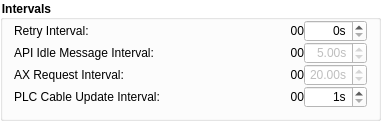
                       <widget class="QGroupBox" name="IntervalGroup">
                        <property name="geometry">
                         <rect>
                          <x>0</x>
                          <y>330</y>
                          <width>381</width>
                          <height>121</height>
                         </rect>
                        </property>
                        <property name="font">
                         <font>
                          <weight>75</weight>
                          <bold>true</bold>
                         </font>
                        </property>
                        <property name="styleSheet">
                         <string notr="true">background-color: rgba(255, 255, 255, 100);
border-color: rgb(255, 255, 255);</string>
                        </property>
                        <property name="title">
                         <string>Intervals</string>
                        </property>
                        <property name="flat">
                         <bool>true</bool>
                        </property>
                        <layout class="QGridLayout" name="gridLayout_14">
                         <property name="topMargin">
                          <number>0</number>
                         </property>
                         <property name="bottomMargin">
                          <number>0</number>
                         </property>
                         <property name="spacing">
                          <number>0</number>
                         </property>
                         <item row="1" column="2">
                          <widget class="QDoubleSpinBox" name="dsb_apiInterval">
                           <property name="enabled">
                            <bool>false</bool>
                           </property>
                           <property name="sizePolicy">
                            <sizepolicy hsizetype="Expanding" vsizetype="Expanding">
                             <horstretch>0</horstretch>
                             <verstretch>0</verstretch>
                            </sizepolicy>
                           </property>
                           <property name="minimumSize">
                            <size>
                             <width>63</width>
                             <height>0</height>
                            </size>
                           </property>
                           <property name="maximumSize">
                            <size>
                             <width>56</width>
                             <height>16777215</height>
                            </size>
                           </property>
                           <property name="toolTip">
                            <string>&lt;html&gt;&lt;head/&gt;&lt;body&gt;&lt;p&gt;The interval between attempts at communicating with API and PLC servers. If fails once, connection is lost.&lt;/p&gt;&lt;/body&gt;&lt;/html&gt;</string>
                           </property>
                           <property name="styleSheet">
                            <string notr="true">background-color:white</string>
                           </property>
                           <property name="alignment">
                            <set>Qt::AlignRight|Qt::AlignTrailing|Qt::AlignVCenter</set>
                           </property>
                           <property name="suffix">
                            <string>s</string>
                           </property>
                           <property name="decimals">
                            <number>2</number>
                           </property>
                           <property name="minimum">
                            <double>0.000000000000000</double>
                           </property>
                           <property name="maximum">
                            <double>120.000000000000000</double>
                           </property>
                           <property name="singleStep">
                            <double>1.000000000000000</double>
                           </property>
                           <property name="value">
                            <double>5.000000000000000</double>
                           </property>
                          </widget>
                         </item>
                         <item row="2" column="1">
                          <widget class="QLabel" name="l_axInterval">
                           <property name="toolTip">
                            <string>&lt;html&gt;&lt;head/&gt;&lt;body&gt;&lt;p&gt;This variable shows in how long does AX-Door sends a request.&lt;/p&gt;&lt;/body&gt;&lt;/html&gt;</string>
                           </property>
                           <property name="styleSheet">
                            <string notr="true">background-color:transparent</string>
                           </property>
                           <property name="text">
                            <string>00</string>
                           </property>
                           <property name="alignment">
                            <set>Qt::AlignRight|Qt::AlignTrailing|Qt::AlignVCenter</set>
                           </property>
                          </widget>
                         </item>
                         <item row="3" column="1">
                          <widget class="QLabel" name="l_plcInterval">
                           <property name="toolTip">
                            <string>&lt;html&gt;&lt;head/&gt;&lt;body&gt;&lt;p&gt;This variable shows in how long does MasterAPP executes GetCables.&lt;/p&gt;&lt;p&gt;&lt;br/&gt;&lt;/p&gt;&lt;p&gt;First execution always synchronizes to a minute.&lt;/p&gt;&lt;/body&gt;&lt;/html&gt;</string>
                           </property>
                           <property name="styleSheet">
                            <string notr="true">background-color:transparent</string>
                           </property>
                           <property name="text">
                            <string>00</string>
                           </property>
                           <property name="alignment">
                            <set>Qt::AlignRight|Qt::AlignTrailing|Qt::AlignVCenter</set>
                           </property>
                          </widget>
                         </item>
                         <item row="3" column="2">
                          <widget class="QDoubleSpinBox" name="dsb_plcInterval">
                           <property name="sizePolicy">
                            <sizepolicy hsizetype="Expanding" vsizetype="Expanding">
                             <horstretch>0</horstretch>
                             <verstretch>0</verstretch>
                            </sizepolicy>
                           </property>
                           <property name="minimumSize">
                            <size>
                             <width>63</width>
                             <height>0</height>
                            </size>
                           </property>
                           <property name="maximumSize">
                            <size>
                             <width>60</width>
                             <height>16777215</height>
                            </size>
                           </property>
                           <property name="toolTip">
                            <string>&lt;html&gt;&lt;head/&gt;&lt;body&gt;&lt;p&gt;The interval between attempts at updating the cable information.&lt;/p&gt;&lt;p&gt;If fails once, connection is lost.&lt;/p&gt;&lt;p&gt;Cannot be changed during update Loop.&lt;/p&gt;&lt;/body&gt;&lt;/html&gt;</string>
                           </property>
                           <property name="styleSheet">
                            <string notr="true">background-color:white</string>
                           </property>
                           <property name="alignment">
                            <set>Qt::AlignRight|Qt::AlignTrailing|Qt::AlignVCenter</set>
                           </property>
                           <property name="suffix">
                            <string>s</string>
                           </property>
                           <property name="decimals">
                            <number>0</number>
                           </property>
                           <property name="minimum">
                            <double>1.000000000000000</double>
                           </property>
                           <property name="maximum">
                            <double>60.000000000000000</double>
                           </property>
                           <property name="singleStep">
                            <double>1.000000000000000</double>
                           </property>
                           <property name="value">
                            <double>1.000000000000000</double>
                           </property>
                          </widget>
                         </item>
                         <item row="2" column="2">
                          <widget class="QDoubleSpinBox" name="dsb_axInterval">
                           <property name="enabled">
                            <bool>false</bool>
                           </property>
                           <property name="sizePolicy">
                            <sizepolicy hsizetype="Expanding" vsizetype="Expanding">
                             <horstretch>0</horstretch>
                             <verstretch>0</verstretch>
                            </sizepolicy>
                           </property>
                           <property name="minimumSize">
                            <size>
                             <width>63</width>
                             <height>0</height>
                            </size>
                           </property>
                           <property name="maximumSize">
                            <size>
                             <width>60</width>
                             <height>16777215</height>
                            </size>
                           </property>
                           <property name="toolTip">
                            <string>&lt;html&gt;&lt;head/&gt;&lt;body&gt;&lt;p&gt;The interval between attempts at communicating with API and PLC servers. If fails once, connection is lost.&lt;/p&gt;&lt;p&gt;Will be updated on the next request interval.&lt;/p&gt;&lt;/body&gt;&lt;/html&gt;</string>
                           </property>
                           <property name="styleSheet">
                            <string notr="true">background-color:white</string>
                           </property>
                           <property name="alignment">
                            <set>Qt::AlignRight|Qt::AlignTrailing|Qt::AlignVCenter</set>
                           </property>
                           <property name="suffix">
                            <string>s</string>
                           </property>
                           <property name="decimals">
                            <number>2</number>
                           </property>
                           <property name="minimum">
                            <double>1.000000000000000</double>
                           </property>
                           <property name="maximum">
                            <double>60.000000000000000</double>
                           </property>
                           <property name="singleStep">
                            <double>1.000000000000000</double>
                           </property>
                           <property name="value">
                            <double>20.000000000000000</double>
                           </property>
                          </widget>
                         </item>
                         <item row="0" column="2">
                          <widget class="QSpinBox" name="sb_retryInterval">
                           <property name="sizePolicy">
                            <sizepolicy hsizetype="Expanding" vsizetype="Expanding">
                             <horstretch>0</horstretch>
                             <verstretch>0</verstretch>
                            </sizepolicy>
                           </property>
                           <property name="minimumSize">
                            <size>
                             <width>63</width>
                             <height>0</height>
                            </size>
                           </property>
                           <property name="maximumSize">
                            <size>
                             <width>60</width>
                             <height>16777215</height>
                            </size>
                           </property>
                           <property name="styleSheet">
                            <string notr="true">background-color:white</string>
                           </property>
                           <property name="alignment">
                            <set>Qt::AlignRight|Qt::AlignTrailing|Qt::AlignVCenter</set>
                           </property>
                           <property name="suffix">
                            <string>s</string>
                           </property>
                          </widget>
                         </item>
                         <item row="0" column="1">
                          <widget class="QLabel" name="l_retryInterval">
                           <property name="toolTip">
                            <string>&lt;html&gt;&lt;head/&gt;&lt;body&gt;&lt;p&gt;This variable shows in how long does MasterAPP executes Retry.&lt;/p&gt;&lt;/body&gt;&lt;/html&gt;</string>
                           </property>
                           <property name="styleSheet">
                            <string notr="true">background-color:transparent</string>
                           </property>
                           <property name="text">
                            <string>00</string>
                           </property>
                           <property name="alignment">
                            <set>Qt::AlignRight|Qt::AlignTrailing|Qt::AlignVCenter</set>
                           </property>
                          </widget>
                         </item>
                         <item row="0" column="0">
                          <widget class="QLabel" name="label">
                           <property name="toolTip">
                            <string>&lt;html&gt;&lt;head/&gt;&lt;body&gt;&lt;p&gt;This variable controls the interval between individual attempts at connection to API and PLC servers.&lt;/p&gt;&lt;/body&gt;&lt;/html&gt;</string>
                           </property>
                           <property name="styleSheet">
                            <string notr="true">background-color:transparent</string>
                           </property>
                           <property name="text">
                            <string>Retry Interval:</string>
                           </property>
                          </widget>
                         </item>
                         <item row="1" column="0">
                          <widget class="QLabel" name="label_6">
                           <property name="toolTip">
                            <string>&lt;html&gt;&lt;head/&gt;&lt;body&gt;&lt;p&gt;This variable controls the interval between Idle messages to API.&lt;/p&gt;&lt;p&gt;MasterAPP periodically sends a http GET request on which API responds in case of an update.&lt;/p&gt;&lt;/body&gt;&lt;/html&gt;</string>
                           </property>
                           <property name="styleSheet">
                            <string notr="true">background-color:transparent</string>
                           </property>
                           <property name="text">
                            <string>API Idle Message Interval:</string>
                           </property>
                          </widget>
                         </item>
                         <item row="2" column="0">
                          <widget class="QLabel" name="label_14">
                           <property name="toolTip">
                            <string>&lt;html&gt;&lt;head/&gt;&lt;body&gt;&lt;p&gt;This variable controls the interval between keepAlive messages from AX-DOOR.&lt;/p&gt;&lt;/body&gt;&lt;/html&gt;</string>
                           </property>
                           <property name="styleSheet">
                            <string notr="true">background-color:transparent</string>
                           </property>
                           <property name="text">
                            <string>AX Request Interval:</string>
                           </property>
                          </widget>
                         </item>
                         <item row="3" column="0">
                          <widget class="QLabel" name="label_22">
                           <property name="toolTip">
                            <string>&lt;html&gt;&lt;head/&gt;&lt;body&gt;&lt;p&gt;This variable controls the interval between updating Cable information from both API and PLC.&lt;/p&gt;&lt;p&gt;MasterAPP periodically sends a request on which API responds with Rider information, then sends the same for PLC which responds with Cable information&lt;/p&gt;&lt;/body&gt;&lt;/html&gt;</string>
                           </property>
                           <property name="styleSheet">
                            <string notr="true">background-color:transparent</string>
                           </property>
                           <property name="text">
                            <string>PLC Cable Update Interval:</string>
                           </property>
                          </widget>
                         </item>
                         <item row="1" column="1">
                          <widget class="QLabel" name="l_apiInterval">
                           <property name="toolTip">
                            <string>&lt;html&gt;&lt;head/&gt;&lt;body&gt;&lt;p&gt;This variable shows in how long does MasterAPP sends an Idle Message&lt;/p&gt;&lt;/body&gt;&lt;/html&gt;</string>
                           </property>
                           <property name="styleSheet">
                            <string notr="true">background-color:transparent</string>
                           </property>
                           <property name="text">
                            <string>00</string>
                           </property>
                           <property name="alignment">
                            <set>Qt::AlignRight|Qt::AlignTrailing|Qt::AlignVCenter</set>
                           </property>
                          </widget>
                         </item>
                         <item row="4" column="0">
                          <spacer name="verticalSpacer_8">
                           <property name="orientation">
                            <enum>Qt::Vertical</enum>
                           </property>
                           <property name="sizeHint" stdset="0">
                            <size>
                             <width>20</width>
                             <height>40</height>
                            </size>
                           </property>
                          </spacer>
                         </item>
                        </layout>
                       </widget>
